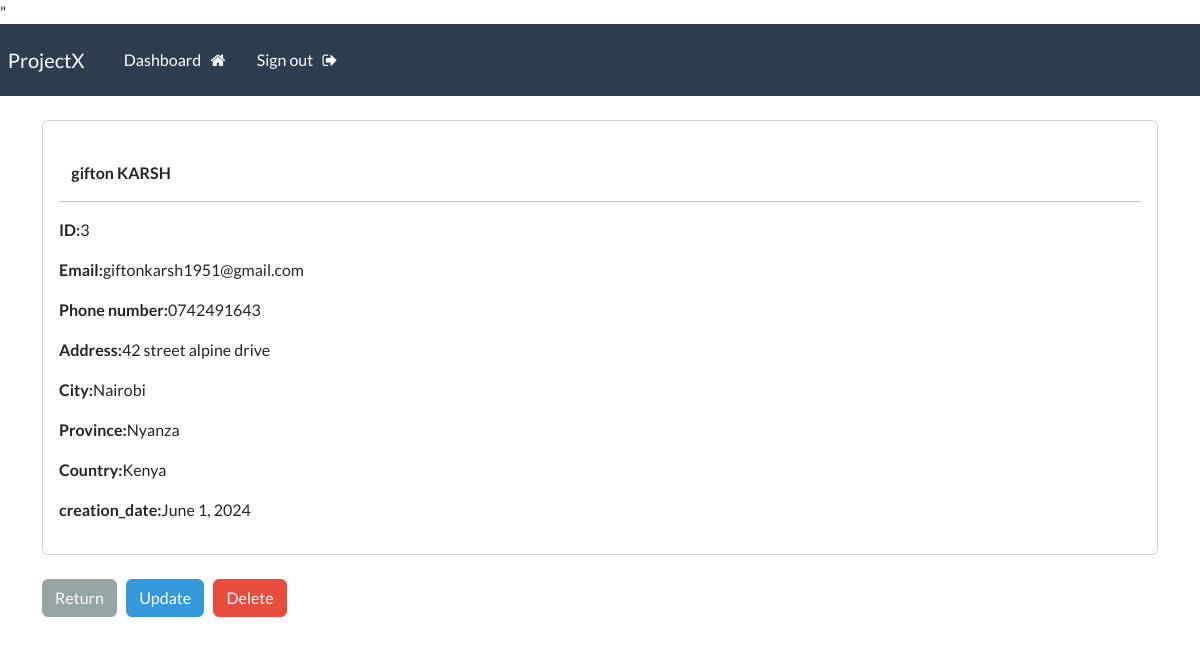
Screenshot of /record/3 (signed in) with the database file from the repository.
### webapp/models.py (models this page shows)
class Record(models.Model):
    creation_date = models.DateField(auto_now=True)
    first_name = models.CharField(max_length=100)
    last_name = models.CharField(max_length=100)
    email = models.CharField(max_length=255)
    phone = models.CharField(max_length=20)
    address = models.CharField(max_length=300)
    city = models.CharField(max_length=255)
    province = models.CharField(max_length=200)
    country = models.CharField(max_length=125)

### webapp/views.py (the view)
# urls.py: path('record/<int:pk>',views.singular_record, name='record'),
@login_required(login_url='my-login')
def singular_record(request, pk):
    all_records= Record.objects.get(id=pk)
    context = {'record':all_records}
    return render(request, 'webapp/view-record.html', context=context)

### webapp/templates/webapp/view-record.html (shortened to what this page needs)
{% extends 'webapp/base.html' %}
{% block content %}
<div class="card">
    <div class="card-body">
        <strong>
            <br>
            {{record.first_name}}
            {{record.last_name|upper}}
        </strong>
        <hr>
        <p><strong>ID:</strong>{{record.id}}</p>
        <p><strong>Email:</strong>{{record.email}}</p>
        <p><strong>Phone number:</strong>{{record.phone}}</p>
        <p><strong>Address:</strong>{{record.address}}</p>
        <p><strong>City:</strong>{{record.city}}</p>
        <p><strong>Province:</strong>{{record.province}}</p>
        <p><strong>Country:</strong>{{record.country}}</p>
        <p><strong>creation_date:</strong>{{record.creation_date}}</p>
    </div>
</div>
    <br>
    <a href="{% url 'dashboard'  %}" class="btn btn-secondary">Return</a>
    <a href="{% url 'update-record' record.id  %}" class="btn btn-info">Update</a>
    <a href="{% url 'delete-record' record.id  %}" class="btn btn-danger">Delete</a>
{% endblock %}

### rows the page displays
Record: first_name "gifton", last_name "KARSH", id "3", email "giftonkarsh1951@gmail.com", phone "0742491643", address "42 street alpine drive", city "Nairobi", province "Nyanza", country "Kenya", creation_date "June 1, 2024"
